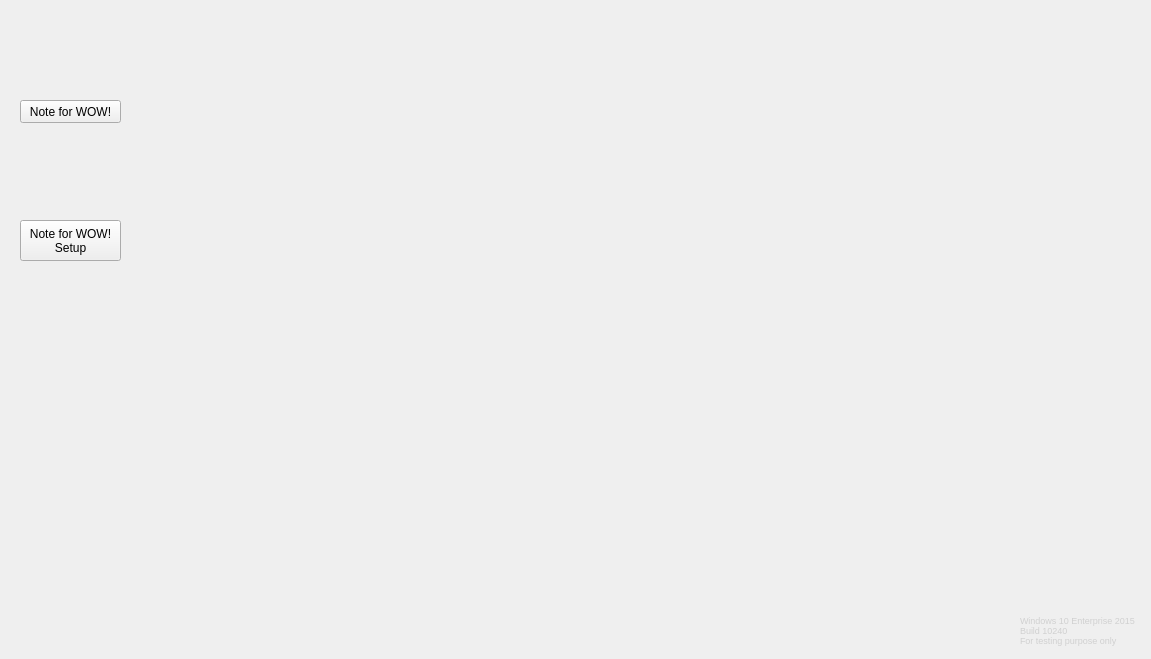
<?xml version="1.0" encoding="UTF-8"?>
<ui version="4.0">
 <class>MainWindow</class>
 <widget class="QMainWindow" name="MainWindow">
  <property name="geometry">
   <rect>
    <x>0</x>
    <y>0</y>
    <width>1151</width>
    <height>659</height>
   </rect>
  </property>
  <property name="windowTitle">
   <string>Virtual Machine Windows 10</string>
  </property>
  <widget class="QWidget" name="centralwidget">
   <widget class="QPushButton" name="bt_open">
    <property name="geometry">
     <rect>
      <x>20</x>
      <y>100</y>
      <width>101</width>
      <height>23</height>
     </rect>
    </property>
    <property name="text">
     <string>Note for WOW!</string>
    </property>
   </widget>
   <widget class="QLabel" name="label_2">
    <property name="geometry">
     <rect>
      <x>30</x>
      <y>20</y>
      <width>81</width>
      <height>71</height>
     </rect>
    </property>
    <property name="text">
     <string/>
    </property>
    <property name="pixmap">
     <pixmap>../Material/document.jpg</pixmap>
    </property>
    <property name="scaledContents">
     <bool>true</bool>
    </property>
   </widget>
   <widget class="QLabel" name="label_3">
    <property name="geometry">
     <rect>
      <x>0</x>
      <y>0</y>
      <width>1171</width>
      <height>661</height>
     </rect>
    </property>
    <property name="text">
     <string/>
    </property>
    <property name="pixmap">
     <pixmap>../../../../Thư mục Hình ảnh/Background and image/Windows Background/Win 10 1507.png</pixmap>
    </property>
    <property name="scaledContents">
     <bool>true</bool>
    </property>
   </widget>
   <widget class="QPushButton" name="bt_setup">
    <property name="geometry">
     <rect>
      <x>20</x>
      <y>220</y>
      <width>101</width>
      <height>41</height>
     </rect>
    </property>
    <property name="text">
     <string>Note for WOW!
Setup</string>
    </property>
   </widget>
   <widget class="QLabel" name="label_4">
    <property name="geometry">
     <rect>
      <x>40</x>
      <y>140</y>
      <width>81</width>
      <height>71</height>
     </rect>
    </property>
    <property name="text">
     <string/>
    </property>
    <property name="pixmap">
     <pixmap>../Material/3cc089d557f24e431b1cd45ab88d2f1f86d7d2615157b96a7f61c37ec7b25663_100.webp</pixmap>
    </property>
    <property name="scaledContents">
     <bool>true</bool>
    </property>
   </widget>
   <widget class="QLabel" name="label">
    <property name="geometry">
     <rect>
      <x>1020</x>
      <y>610</y>
      <width>221</width>
      <height>41</height>
     </rect>
    </property>
    <property name="font">
     <font>
      <pointsize>7</pointsize>
     </font>
    </property>
    <property name="styleSheet">
     <string notr="true">color: rgb(208, 208, 208);</string>
    </property>
    <property name="text">
     <string>Windows 10 Enterprise 2015
Build 10240
For testing purpose only</string>
    </property>
   </widget>
   <zorder>label_3</zorder>
   <zorder>bt_open</zorder>
   <zorder>label_2</zorder>
   <zorder>bt_setup</zorder>
   <zorder>label_4</zorder>
   <zorder>label</zorder>
  </widget>
 </widget>
 <resources/>
 <connections/>
</ui>
